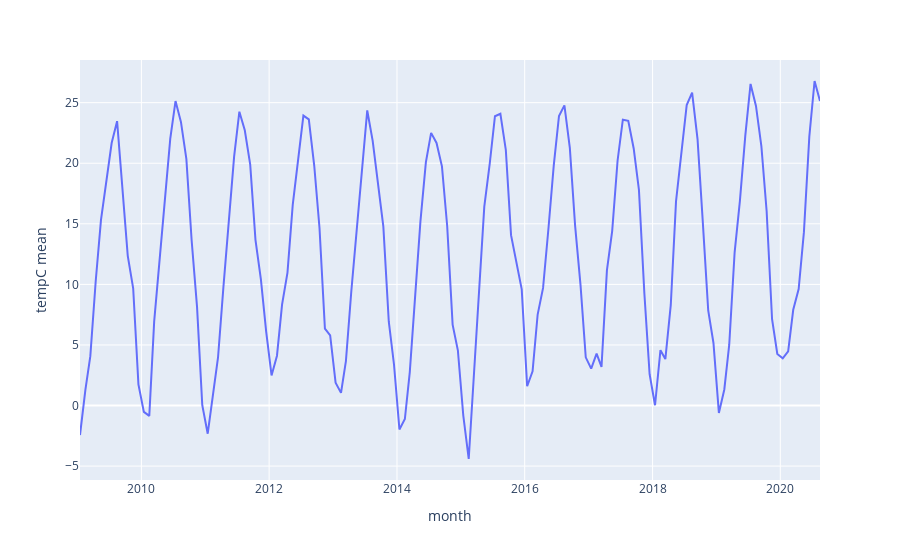

This figure's notebook cell:
### Markdown cell above
## Plotly

### Code cell
import plotly.express as px

fig = px.line(df, x=df.index, y="tempC mean")
fig.show()

### Figure 1 — Plotly figure (JSON) as saved in the notebook; plotly's stock layout.template omitted (floating-point values rounded to 4 significant figures; data arrays with more than 128 entries replaced by an {"elided": "..."} marker saying what was removed)
{"data": [{"hovertemplate": "month=%{x}<br>tempC mean=%{y}<extra></extra>", "legendgroup": "", "line": {"color": "#636efa", "dash": "solid"}, "mode": "lines", "name": "", "orientation": "v", "showlegend": false, "type": "scatter", "x": {"elided": "140 str values"}, "xaxis": "x", "y": {"elided": "140 float values"}, "yaxis": "y"}], "layout": {"legend": {"tracegroupgap": 0}, "margin": {"t": 60}, "xaxis": {"anchor": "y", "domain": [0, 1], "title": {"text": "month"}}, "yaxis": {"anchor": "x", "domain": [0, 1], "title": {"text": "tempC mean"}}}}
